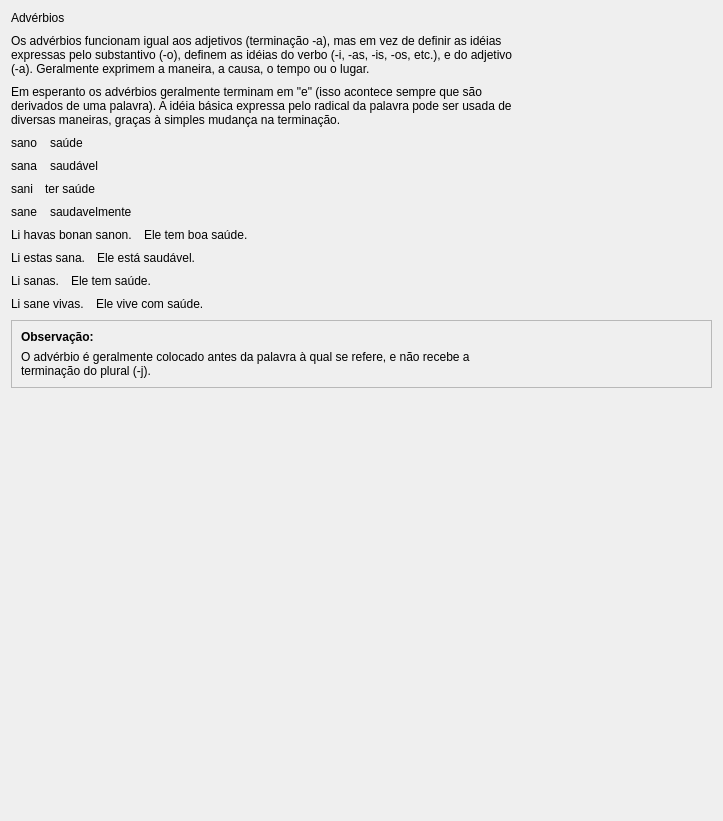
         <widget class="QWidget" name="scrollAreaWidgetContents">
          <property name="geometry">
           <rect>
            <x>0</x>
            <y>0</y>
            <width>723</width>
            <height>821</height>
           </rect>
          </property>
          <layout class="QVBoxLayout" name="verticalLayout_17">
           <property name="spacing">
            <number>9</number>
           </property>
           <item>
            <widget class="titolo" name="Lec03_Label5">
             <property name="sizePolicy">
              <sizepolicy hsizetype="Preferred" vsizetype="Maximum">
               <horstretch>0</horstretch>
               <verstretch>0</verstretch>
              </sizepolicy>
             </property>
             <property name="text">
              <string>Advérbios</string>
             </property>
            </widget>
           </item>
           <item>
            <widget class="QLabel" name="Lec03_Label254">
             <property name="sizePolicy">
              <sizepolicy hsizetype="Preferred" vsizetype="Preferred">
               <horstretch>0</horstretch>
               <verstretch>0</verstretch>
              </sizepolicy>
             </property>
             <property name="text">
              <string>Os advérbios funcionam igual aos adjetivos (terminação -a), mas em vez de definir as idéias 
expressas pelo substantivo (-o), definem as idéias do verbo (-i, -as, -is, -os, etc.), e do adjetivo 
(-a). Geralmente exprimem a maneira, a causa, o tempo ou o lugar.</string>
             </property>
             <property name="wordWrap">
              <bool>true</bool>
             </property>
            </widget>
           </item>
           <item>
            <widget class="QLabel" name="Lec03_Label255">
             <property name="sizePolicy">
              <sizepolicy hsizetype="Preferred" vsizetype="Preferred">
               <horstretch>0</horstretch>
               <verstretch>0</verstretch>
              </sizepolicy>
             </property>
             <property name="text">
              <string>Em esperanto os advérbios geralmente terminam em &quot;e&quot; (isso acontece sempre que são 
derivados de uma palavra). A idéia básica expressa pelo radical da palavra pode ser usada de 
diversas maneiras, graças à simples mudança na terminação.</string>
             </property>
             <property name="wordWrap">
              <bool>true</bool>
             </property>
            </widget>
           </item>
           <item>
            <layout class="QVBoxLayout" name="verticalLayout_88">
             <property name="spacing">
              <number>9</number>
             </property>
             <item>
              <layout class="QHBoxLayout" name="horizontalLayout_185">
               <property name="spacing">
                <number>12</number>
               </property>
               <item>
                <widget class="klakbutono_nova" name="Lec03_Button296">
                 <property name="maximumSize">
                  <size>
                   <width>60</width>
                   <height>16777215</height>
                  </size>
                 </property>
                 <property name="text">
                  <string>sano</string>
                 </property>
                </widget>
               </item>
               <item>
                <widget class="QLabel" name="Lec03_Label256">
                 <property name="sizePolicy">
                  <sizepolicy hsizetype="Expanding" vsizetype="Preferred">
                   <horstretch>0</horstretch>
                   <verstretch>0</verstretch>
                  </sizepolicy>
                 </property>
                 <property name="text">
                  <string>saúde</string>
                 </property>
                 <property name="wordWrap">
                  <bool>true</bool>
                 </property>
                </widget>
               </item>
              </layout>
             </item>
             <item>
              <layout class="QHBoxLayout" name="horizontalLayout_186">
               <property name="spacing">
                <number>12</number>
               </property>
               <item>
                <widget class="klakbutono_nova" name="Lec03_Button297">
                 <property name="maximumSize">
                  <size>
                   <width>60</width>
                   <height>16777215</height>
                  </size>
                 </property>
                 <property name="text">
                  <string>sana</string>
                 </property>
                </widget>
               </item>
               <item>
                <widget class="QLabel" name="Lec03_Label257">
                 <property name="sizePolicy">
                  <sizepolicy hsizetype="Expanding" vsizetype="Preferred">
                   <horstretch>0</horstretch>
                   <verstretch>0</verstretch>
                  </sizepolicy>
                 </property>
                 <property name="text">
                  <string>saudável</string>
                 </property>
                 <property name="wordWrap">
                  <bool>true</bool>
                 </property>
                </widget>
               </item>
              </layout>
             </item>
             <item>
              <layout class="QHBoxLayout" name="horizontalLayout_187">
               <property name="spacing">
                <number>12</number>
               </property>
               <item>
                <widget class="klakbutono_nova" name="Lec03_Button298">
                 <property name="maximumSize">
                  <size>
                   <width>60</width>
                   <height>16777215</height>
                  </size>
                 </property>
                 <property name="text">
                  <string>sani</string>
                 </property>
                </widget>
               </item>
               <item>
                <widget class="QLabel" name="Lec03_Label258">
                 <property name="sizePolicy">
                  <sizepolicy hsizetype="Expanding" vsizetype="Preferred">
                   <horstretch>0</horstretch>
                   <verstretch>0</verstretch>
                  </sizepolicy>
                 </property>
                 <property name="text">
                  <string>ter saúde</string>
                 </property>
                 <property name="wordWrap">
                  <bool>true</bool>
                 </property>
                </widget>
               </item>
              </layout>
             </item>
             <item>
              <layout class="QHBoxLayout" name="horizontalLayout_188">
               <property name="spacing">
                <number>12</number>
               </property>
               <item>
                <widget class="klakbutono_nova" name="Lec03_Button299">
                 <property name="maximumSize">
                  <size>
                   <width>60</width>
                   <height>16777215</height>
                  </size>
                 </property>
                 <property name="text">
                  <string>sane</string>
                 </property>
                </widget>
               </item>
               <item>
                <widget class="QLabel" name="Lec03_Label259">
                 <property name="sizePolicy">
                  <sizepolicy hsizetype="Expanding" vsizetype="Preferred">
                   <horstretch>0</horstretch>
                   <verstretch>0</verstretch>
                  </sizepolicy>
                 </property>
                 <property name="text">
                  <string>saudavelmente</string>
                 </property>
                 <property name="wordWrap">
                  <bool>true</bool>
                 </property>
                </widget>
               </item>
              </layout>
             </item>
            </layout>
           </item>
           <item>
            <layout class="QVBoxLayout" name="verticalLayout_87">
             <property name="spacing">
              <number>9</number>
             </property>
             <item>
              <layout class="QHBoxLayout" name="horizontalLayout_189">
               <property name="spacing">
                <number>12</number>
               </property>
               <item>
                <widget class="klakbutono_nova" name="Lec03_Button300">
                 <property name="sizePolicy">
                  <sizepolicy hsizetype="Minimum" vsizetype="Preferred">
                   <horstretch>0</horstretch>
                   <verstretch>0</verstretch>
                  </sizepolicy>
                 </property>
                 <property name="text">
                  <string>Li havas bonan sanon.</string>
                 </property>
                 <property name="wordWrap">
                  <bool>false</bool>
                 </property>
                </widget>
               </item>
               <item>
                <widget class="QLabel" name="Lec03_Label1">
                 <property name="sizePolicy">
                  <sizepolicy hsizetype="Expanding" vsizetype="Preferred">
                   <horstretch>0</horstretch>
                   <verstretch>0</verstretch>
                  </sizepolicy>
                 </property>
                 <property name="text">
                  <string>Ele tem boa saúde.</string>
                 </property>
                 <property name="wordWrap">
                  <bool>true</bool>
                 </property>
                </widget>
               </item>
              </layout>
             </item>
             <item>
              <layout class="QHBoxLayout" name="horizontalLayout_190">
               <property name="spacing">
                <number>12</number>
               </property>
               <item>
                <widget class="klakbutono_nova" name="Lec03_Button301">
                 <property name="sizePolicy">
                  <sizepolicy hsizetype="Minimum" vsizetype="Preferred">
                   <horstretch>0</horstretch>
                   <verstretch>0</verstretch>
                  </sizepolicy>
                 </property>
                 <property name="text">
                  <string>Li estas sana.</string>
                 </property>
                 <property name="wordWrap">
                  <bool>true</bool>
                 </property>
                </widget>
               </item>
               <item>
                <widget class="QLabel" name="Lec03_Label2">
                 <property name="sizePolicy">
                  <sizepolicy hsizetype="Expanding" vsizetype="Preferred">
                   <horstretch>0</horstretch>
                   <verstretch>0</verstretch>
                  </sizepolicy>
                 </property>
                 <property name="text">
                  <string>Ele está saudável.</string>
                 </property>
                 <property name="wordWrap">
                  <bool>true</bool>
                 </property>
                </widget>
               </item>
              </layout>
             </item>
             <item>
              <layout class="QHBoxLayout" name="horizontalLayout_191">
               <property name="spacing">
                <number>12</number>
               </property>
               <item>
                <widget class="klakbutono_nova" name="Lec03_Button302">
                 <property name="sizePolicy">
                  <sizepolicy hsizetype="Minimum" vsizetype="Preferred">
                   <horstretch>0</horstretch>
                   <verstretch>0</verstretch>
                  </sizepolicy>
                 </property>
                 <property name="text">
                  <string>Li sanas.</string>
                 </property>
                 <property name="wordWrap">
                  <bool>true</bool>
                 </property>
                </widget>
               </item>
               <item>
                <widget class="QLabel" name="Lec03_Label3">
                 <property name="sizePolicy">
                  <sizepolicy hsizetype="Expanding" vsizetype="Preferred">
                   <horstretch>0</horstretch>
                   <verstretch>0</verstretch>
                  </sizepolicy>
                 </property>
                 <property name="text">
                  <string>Ele tem saúde.</string>
                 </property>
                 <property name="wordWrap">
                  <bool>true</bool>
                 </property>
                </widget>
               </item>
              </layout>
             </item>
             <item>
              <layout class="QHBoxLayout" name="horizontalLayout_192">
               <property name="spacing">
                <number>12</number>
               </property>
               <item>
                <widget class="klakbutono_nova" name="Lec03_Button303">
                 <property name="sizePolicy">
                  <sizepolicy hsizetype="Minimum" vsizetype="Preferred">
                   <horstretch>0</horstretch>
                   <verstretch>0</verstretch>
                  </sizepolicy>
                 </property>
                 <property name="text">
                  <string>Li sane vivas.</string>
                 </property>
                 <property name="wordWrap">
                  <bool>true</bool>
                 </property>
                </widget>
               </item>
               <item>
                <widget class="QLabel" name="Lec03_Label4">
                 <property name="sizePolicy">
                  <sizepolicy hsizetype="Expanding" vsizetype="Preferred">
                   <horstretch>0</horstretch>
                   <verstretch>0</verstretch>
                  </sizepolicy>
                 </property>
                 <property name="text">
                  <string>Ele vive com saúde.</string>
                 </property>
                 <property name="wordWrap">
                  <bool>true</bool>
                 </property>
                </widget>
               </item>
              </layout>
             </item>
            </layout>
           </item>
           <item>
            <widget class="QFrame" name="frame_2">
             <property name="frameShape">
              <enum>QFrame::StyledPanel</enum>
             </property>
             <property name="frameShadow">
              <enum>QFrame::Raised</enum>
             </property>
             <property name="tipo" stdset="0">
              <string>markebla</string>
             </property>
             <layout class="QVBoxLayout" name="verticalLayout_18">
              <item>
               <widget class="QLabel" name="Lec03_Label13">
                <property name="font">
                 <font>
                  <weight>75</weight>
                  <bold>true</bold>
                 </font>
                </property>
                <property name="text">
                 <string>Observação:</string>
                </property>
                <property name="wordWrap">
                 <bool>true</bool>
                </property>
               </widget>
              </item>
              <item>
               <widget class="QLabel" name="Lec03_Label260">
                <property name="text">
                 <string>O advérbio é geralmente colocado antes da palavra à qual se refere, e não recebe a 
terminação do plural (-j).</string>
                </property>
                <property name="wordWrap">
                 <bool>true</bool>
                </property>
               </widget>
              </item>
             </layout>
            </widget>
           </item>
           <item>
            <spacer name="verticalSpacer">
             <property name="orientation">
              <enum>Qt::Vertical</enum>
             </property>
             <property name="sizeHint" stdset="0">
              <size>
               <width>20</width>
               <height>40</height>
              </size>
             </property>
            </spacer>
           </item>
          </layout>
         </widget>
